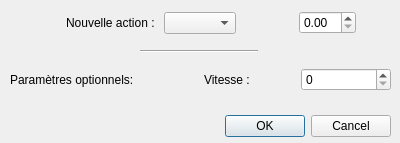
<?xml version="1.0" encoding="UTF-8"?>
<ui version="4.0">
 <class>AjouterWindow</class>
 <widget class="QDialog" name="AjouterWindow">
  <property name="geometry">
   <rect>
    <x>0</x>
    <y>0</y>
    <width>400</width>
    <height>143</height>
   </rect>
  </property>
  <property name="windowTitle">
   <string>Dialog</string>
  </property>
  <widget class="QDialogButtonBox" name="buttonBox">
   <property name="geometry">
    <rect>
     <x>50</x>
     <y>110</y>
     <width>341</width>
     <height>32</height>
    </rect>
   </property>
   <property name="orientation">
    <enum>Qt::Horizontal</enum>
   </property>
   <property name="standardButtons">
    <set>QDialogButtonBox::Cancel|QDialogButtonBox::Ok</set>
   </property>
  </widget>
  <widget class="QWidget" name="horizontalLayoutWidget">
   <property name="geometry">
    <rect>
     <x>10</x>
     <y>10</y>
     <width>402</width>
     <height>26</height>
    </rect>
   </property>
   <layout class="QHBoxLayout" name="horizontalLayout">
    <item>
     <spacer name="horizontalSpacer_2">
      <property name="orientation">
       <enum>Qt::Horizontal</enum>
      </property>
      <property name="sizeHint" stdset="0">
       <size>
        <width>40</width>
        <height>20</height>
       </size>
      </property>
     </spacer>
    </item>
    <item>
     <widget class="QLabel" name="label">
      <property name="text">
       <string>Nouvelle action : </string>
      </property>
     </widget>
    </item>
    <item>
     <widget class="QComboBox" name="comboBoxAction"/>
    </item>
    <item>
     <spacer name="horizontalSpacer">
      <property name="orientation">
       <enum>Qt::Horizontal</enum>
      </property>
      <property name="sizeHint" stdset="0">
       <size>
        <width>40</width>
        <height>20</height>
       </size>
      </property>
     </spacer>
    </item>
    <item>
     <widget class="QDoubleSpinBox" name="spinBoxDuree"/>
    </item>
    <item>
     <spacer name="horizontalSpacer_3">
      <property name="orientation">
       <enum>Qt::Horizontal</enum>
      </property>
      <property name="sizeHint" stdset="0">
       <size>
        <width>40</width>
        <height>20</height>
       </size>
      </property>
     </spacer>
    </item>
   </layout>
  </widget>
  <widget class="QWidget" name="horizontalLayoutWidget_2">
   <property name="geometry">
    <rect>
     <x>10</x>
     <y>60</y>
     <width>381</width>
     <height>40</height>
    </rect>
   </property>
   <layout class="QHBoxLayout" name="horizontalLayout_2">
    <item>
     <widget class="QLabel" name="label_2">
      <property name="text">
       <string>Paramètres optionnels: </string>
      </property>
     </widget>
    </item>
    <item>
     <layout class="QVBoxLayout" name="verticalLayout_2">
      <item>
       <layout class="QHBoxLayout" name="horizontalLayout_3">
        <item>
         <widget class="QLabel" name="label_3">
          <property name="text">
           <string>Vitesse : </string>
          </property>
         </widget>
        </item>
        <item>
         <widget class="QSpinBox" name="spinBoxVitesse"/>
        </item>
       </layout>
      </item>
     </layout>
    </item>
   </layout>
  </widget>
  <widget class="Line" name="line">
   <property name="geometry">
    <rect>
     <x>140</x>
     <y>50</y>
     <width>118</width>
     <height>3</height>
    </rect>
   </property>
   <property name="orientation">
    <enum>Qt::Horizontal</enum>
   </property>
  </widget>
  <zorder>horizontalLayoutWidget</zorder>
  <zorder>buttonBox</zorder>
  <zorder>horizontalLayoutWidget_2</zorder>
  <zorder>line</zorder>
 </widget>
 <resources/>
 <connections>
  <connection>
   <sender>buttonBox</sender>
   <signal>accepted()</signal>
   <receiver>AjouterWindow</receiver>
   <slot>accept()</slot>
   <hints>
    <hint type="sourcelabel">
     <x>248</x>
     <y>254</y>
    </hint>
    <hint type="destinationlabel">
     <x>157</x>
     <y>274</y>
    </hint>
   </hints>
  </connection>
  <connection>
   <sender>buttonBox</sender>
   <signal>rejected()</signal>
   <receiver>AjouterWindow</receiver>
   <slot>reject()</slot>
   <hints>
    <hint type="sourcelabel">
     <x>316</x>
     <y>260</y>
    </hint>
    <hint type="destinationlabel">
     <x>286</x>
     <y>274</y>
    </hint>
   </hints>
  </connection>
 </connections>
</ui>
